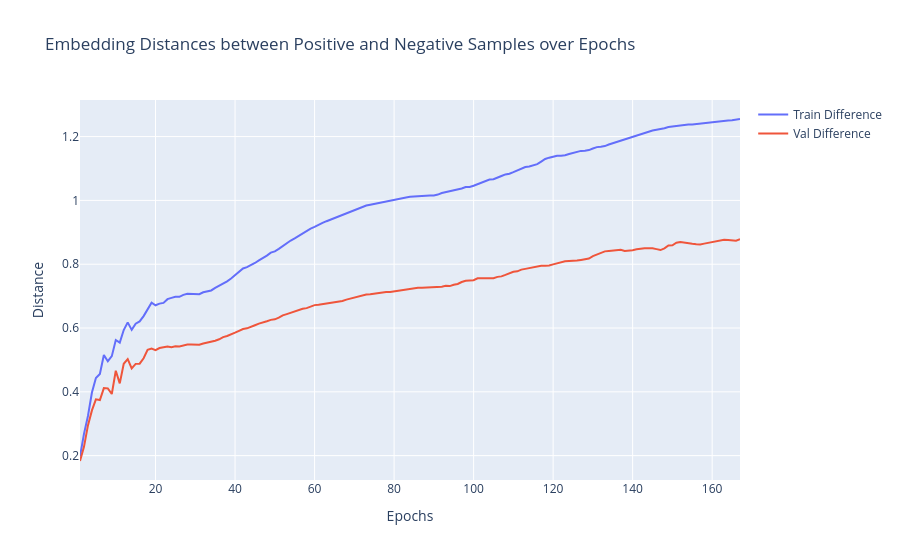

This figure's notebook cell:
### Code cell
fig = go.Figure()
fig.add_trace(go.Scatter(x=epochs, y=train_dists_mean[:, 2], mode="lines", name="Train Difference"))
fig.add_trace(go.Scatter(x=epochs, y=val_dists_mean[:, 2], mode="lines", name="Val Difference"))

fig.update_layout(
    title="Embedding Distances between Positive and Negative Samples over Epochs",
    xaxis_title="Epochs",
    yaxis_title="Distance",
    hovermode="x unified",
)

fig.show()

### Figure 1 — Plotly figure (JSON) as saved in the notebook; plotly's stock layout.template omitted (floating-point values rounded to 4 significant figures; data arrays with more than 128 entries replaced by an {"elided": "..."} marker saying what was removed)
{"data": [{"mode": "lines", "name": "Train Difference", "type": "scatter", "x": {"elided": "167 int values"}, "y": {"elided": "167 float values"}}, {"mode": "lines", "name": "Val Difference", "type": "scatter", "x": {"elided": "167 int values"}, "y": {"elided": "167 float values"}}], "layout": {"hovermode": "x unified", "title": {"text": "Embedding Distances between Positive and Negative Samples over Epochs"}, "xaxis": {"title": {"text": "Epochs"}}, "yaxis": {"title": {"text": "Distance"}}}}
